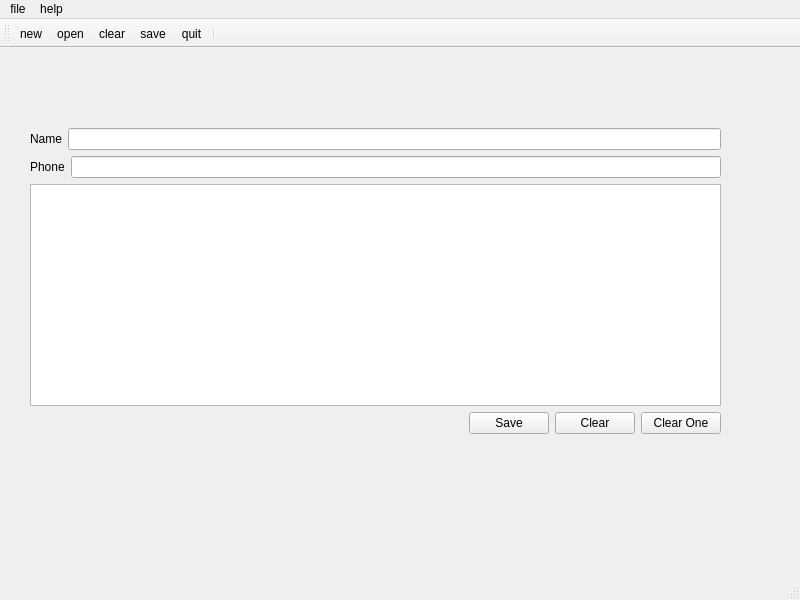
<?xml version="1.0" encoding="UTF-8"?>
<ui version="4.0">
 <class>MainWindow</class>
 <widget class="QMainWindow" name="MainWindow">
  <property name="geometry">
   <rect>
    <x>0</x>
    <y>0</y>
    <width>800</width>
    <height>600</height>
   </rect>
  </property>
  <property name="windowTitle">
   <string>MainWindow</string>
  </property>
  <widget class="QWidget" name="centralwidget">
   <widget class="QWidget" name="layoutWidget">
    <property name="geometry">
     <rect>
      <x>30</x>
      <y>80</y>
      <width>691</width>
      <height>306</height>
     </rect>
    </property>
    <layout class="QVBoxLayout" name="verticalLayout_2">
     <item>
      <layout class="QVBoxLayout" name="verticalLayout">
       <item>
        <layout class="QHBoxLayout" name="horizontalLayout">
         <item>
          <widget class="QLabel" name="label">
           <property name="styleSheet">
            <string notr="true">font: 14pt &quot;Segoe UI&quot;;</string>
           </property>
           <property name="text">
            <string>Name</string>
           </property>
          </widget>
         </item>
         <item>
          <widget class="QLineEdit" name="lineEdit_Name">
           <property name="enabled">
            <bool>true</bool>
           </property>
           <property name="styleSheet">
            <string notr="true">font: 14pt &quot;Segoe UI&quot;;</string>
           </property>
          </widget>
         </item>
        </layout>
       </item>
       <item>
        <layout class="QHBoxLayout" name="horizontalLayout_2">
         <item>
          <widget class="QLabel" name="label_2">
           <property name="styleSheet">
            <string notr="true">font: 14pt &quot;Segoe UI&quot;;</string>
           </property>
           <property name="text">
            <string>Phone</string>
           </property>
          </widget>
         </item>
         <item>
          <widget class="QLineEdit" name="lineEdit_Phone">
           <property name="styleSheet">
            <string notr="true">font: 14pt &quot;Segoe UI&quot;;</string>
           </property>
          </widget>
         </item>
        </layout>
       </item>
       <item>
        <widget class="QTableView" name="tableView"/>
       </item>
      </layout>
     </item>
     <item>
      <layout class="QHBoxLayout" name="horizontalLayout_4">
       <item>
        <spacer name="horizontalSpacer">
         <property name="orientation">
          <enum>Qt::Orientation::Horizontal</enum>
         </property>
         <property name="sizeHint" stdset="0">
          <size>
           <width>40</width>
           <height>20</height>
          </size>
         </property>
        </spacer>
       </item>
       <item>
        <layout class="QHBoxLayout" name="horizontalLayout_3">
         <item>
          <widget class="QPushButton" name="pushButton_Save">
           <property name="styleSheet">
            <string notr="true">font: 14pt &quot;Segoe UI&quot;;</string>
           </property>
           <property name="text">
            <string>Save</string>
           </property>
          </widget>
         </item>
         <item>
          <widget class="QPushButton" name="pushButton_Clear">
           <property name="styleSheet">
            <string notr="true">font: 14pt &quot;Segoe UI&quot;;</string>
           </property>
           <property name="text">
            <string>Clear</string>
           </property>
          </widget>
         </item>
         <item>
          <widget class="QPushButton" name="pushButton_ClearOne">
           <property name="styleSheet">
            <string notr="true">font: 14pt &quot;Segoe UI&quot;;</string>
           </property>
           <property name="text">
            <string>Clear One</string>
           </property>
          </widget>
         </item>
        </layout>
       </item>
      </layout>
     </item>
    </layout>
   </widget>
  </widget>
  <widget class="QMenuBar" name="menubar">
   <property name="geometry">
    <rect>
     <x>0</x>
     <y>0</y>
     <width>800</width>
     <height>26</height>
    </rect>
   </property>
   <widget class="QMenu" name="menufile">
    <property name="title">
     <string>file</string>
    </property>
    <addaction name="actionnew"/>
    <addaction name="actionpen"/>
    <addaction name="actionclear"/>
    <addaction name="actionsave"/>
    <addaction name="actionquit"/>
   </widget>
   <widget class="QMenu" name="menuhelp">
    <property name="title">
     <string>help</string>
    </property>
    <addaction name="actionabout"/>
   </widget>
   <addaction name="menufile"/>
   <addaction name="menuhelp"/>
  </widget>
  <widget class="QStatusBar" name="statusbar"/>
  <widget class="QToolBar" name="toolBar">
   <property name="windowTitle">
    <string>toolBar</string>
   </property>
   <attribute name="toolBarArea">
    <enum>TopToolBarArea</enum>
   </attribute>
   <attribute name="toolBarBreak">
    <bool>false</bool>
   </attribute>
   <addaction name="actionnew"/>
   <addaction name="actionpen"/>
   <addaction name="actionclear"/>
   <addaction name="actionsave"/>
   <addaction name="actionquit"/>
   <addaction name="separator"/>
  </widget>
  <action name="actionnew">
   <property name="icon">
    <iconset resource="resrc.qrc">
     <normaloff>:/Images/new.png</normaloff>:/Images/new.png</iconset>
   </property>
   <property name="text">
    <string>new</string>
   </property>
   <property name="shortcut">
    <string>Ctrl+N</string>
   </property>
   <property name="shortcutContext">
    <enum>Qt::ShortcutContext::WidgetShortcut</enum>
   </property>
  </action>
  <action name="actionpen">
   <property name="icon">
    <iconset resource="resrc.qrc">
     <normaloff>:/Images/open.png</normaloff>:/Images/open.png</iconset>
   </property>
   <property name="text">
    <string>open</string>
   </property>
   <property name="shortcut">
    <string>Ctrl+O</string>
   </property>
  </action>
  <action name="actionclear">
   <property name="icon">
    <iconset resource="resrc.qrc">
     <normaloff>:/Images/clear.png</normaloff>:/Images/clear.png</iconset>
   </property>
   <property name="text">
    <string>clear</string>
   </property>
   <property name="shortcut">
    <string>Ctrl+C</string>
   </property>
  </action>
  <action name="actionabout">
   <property name="icon">
    <iconset resource="resrc.qrc">
     <normaloff>:/Images/about.png</normaloff>:/Images/about.png</iconset>
   </property>
   <property name="text">
    <string>about</string>
   </property>
   <property name="shortcut">
    <string>Alt+A</string>
   </property>
  </action>
  <action name="actionsave">
   <property name="icon">
    <iconset resource="resrc.qrc">
     <normaloff>:/Images/save.png</normaloff>:/Images/save.png</iconset>
   </property>
   <property name="text">
    <string>save</string>
   </property>
   <property name="shortcut">
    <string>Ctrl+S</string>
   </property>
  </action>
  <action name="actionquit">
   <property name="icon">
    <iconset resource="resrc.qrc">
     <normaloff>:/Images/exit.png</normaloff>:/Images/exit.png</iconset>
   </property>
   <property name="text">
    <string>quit</string>
   </property>
  </action>
 </widget>
 <resources>
  <include location="resrc.qrc"/>
 </resources>
 <connections/>
</ui>
